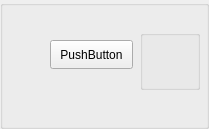
       <widget class="QGroupBox" name="groupBox_p122">
        <property name="minimumSize">
         <size>
          <width>170</width>
          <height>100</height>
         </size>
        </property>
        <property name="title">
         <string/>
        </property>
        <widget class="QPushButton" name="pushButton_p122">
         <property name="geometry">
          <rect>
           <x>50</x>
           <y>40</y>
           <width>83</width>
           <height>29</height>
          </rect>
         </property>
         <property name="text">
          <string>PushButton</string>
         </property>
        </widget>
        <widget class="QGroupBox" name="groupBox_p122info">
         <property name="geometry">
          <rect>
           <x>140</x>
           <y>30</y>
           <width>60</width>
           <height>60</height>
          </rect>
         </property>
         <property name="title">
          <string/>
         </property>
         <widget class="QLabel" name="label_p122attack">
          <property name="geometry">
           <rect>
            <x>0</x>
            <y>0</y>
            <width>30</width>
            <height>30</height>
           </rect>
          </property>
          <property name="text">
           <string/>
          </property>
         </widget>
         <widget class="QLabel" name="label_p122hp">
          <property name="geometry">
           <rect>
            <x>30</x>
            <y>0</y>
            <width>30</width>
            <height>30</height>
           </rect>
          </property>
          <property name="text">
           <string/>
          </property>
         </widget>
         <widget class="QLabel" name="label_p122mobility">
          <property name="geometry">
           <rect>
            <x>0</x>
            <y>30</y>
            <width>30</width>
            <height>30</height>
           </rect>
          </property>
          <property name="text">
           <string/>
          </property>
         </widget>
         <widget class="QLabel" name="label_p122range">
          <property name="geometry">
           <rect>
            <x>30</x>
            <y>30</y>
            <width>30</width>
            <height>30</height>
           </rect>
          </property>
          <property name="text">
           <string/>
          </property>
         </widget>
        </widget>
        <widget class="QLabel" name="label_p122type">
         <property name="geometry">
          <rect>
           <x>40</x>
           <y>90</y>
           <width>30</width>
           <height>30</height>
          </rect>
         </property>
         <property name="styleSheet">
          <string notr="true"/>
         </property>
         <property name="text">
          <string/>
         </property>
        </widget>
       </widget>
